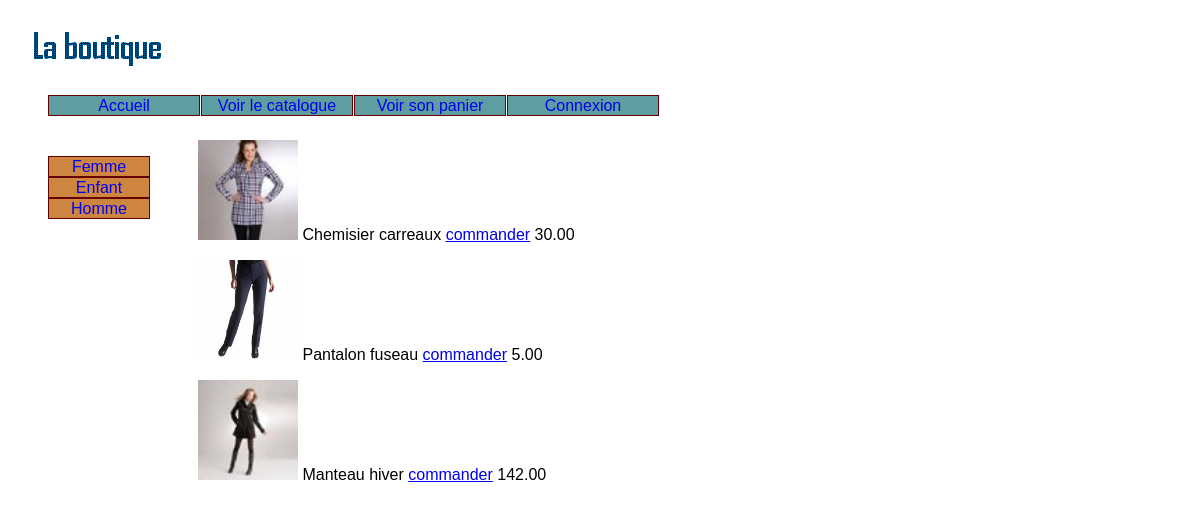
The page /index.php?uc=voirProduits&idCategorie=fem&action=voirProduits on the database its author committed.
### tables this page shows
CREATE TABLE `categorie` (
  `idCategorie` char(32) NOT NULL,
  `libelle` char(32) DEFAULT NULL
);

CREATE TABLE `produit` (
  `idProduit` int(32) NOT NULL,
  `description` char(50) NOT NULL,
  `prix` decimal(10,2) DEFAULT NULL,
  `image` char(32) DEFAULT NULL,
  `idCategorie` char(32) NOT NULL
);

### util/fonctions.php (called while the page is built, shortened)
<?php
function connexion()
{
   $hote="localhost";
   $login="id9643130_root";
   $mdp="root01";
   $db="id9643130_boutique";
   $connexion = new PDO("mysql:host=$hote;dbname=$db", $login, $mdp)or die('Erreur connexion à la base de données');
   return $connexion;
}
function getLesCategories()
{
	$connexion = connexion();
	$requete = "select * from categorie";
  $resultat = $connexion->query($requete);
  $lesCategories = $resultat->fetchAll();
	return $lesCategories;
}
 function getLesProduits($uneCategorie)
{
	$connexion = connexion();
	$requete ="select * from produit where idCategorie = '$uneCategorie'";
	$resultat = $connexion->query($requete);
  $lesProduits = $resultat->fetchAll();
	return $lesProduits;
}
?>

### vues/v_produits.php (the view)
<div id="produits">
<?php
foreach( $lesProduits as $unProduit)
{
  $id = $unProduit["idProduit"];
  $description = $unProduit["description"];
  $image = $unProduit["image"];
  $prix = $unProduit["prix"];
  $url ="<a href=index.php?uc=voirProduits&idCategorie=$idCategorie&produit=$id&action=voirProduitsEtAjouterAuPanier>commander</a>";
  echo "<ul>
	<li><img src='".$image."' alt='image' width='100px' height='100px' /></li>
	<li>$description</li>
	<li>$url</li>
        <li>$prix</li>
	</ul>
	";
}
?>
</div>

### vues/v_entete.php (shortened to what this page needs)
<!DOCTYPE HTML PUBLIC "-//W3C//DTD HTML 4.01 Transitional//EN"
"http://www.w3.org/TR/html4/loose.dtd">
<html lang="fr">
<head>
<link href="util/cssGeneral.css" rel="stylesheet" type="text/css">
</head>
<body >

### vues/v_bandeau.php
<div id="bandeau">
<img src="images/boutique.gif"	alt="Boutique" title="Boutique"/>
</div>
<ul id="menu">
	<li><a href="index.php?uc=accueil"> Accueil </a></li>
	<li><a href="index.php?uc=voirProduits&action=voirCategories"> Voir le catalogue </a></li>
	<li><a href="index.php?uc=gererPanier&action=voirPanier"> Voir son panier </a></li>
	<?php
		if ($_SESSION["id"] == null)
		{
			echo '<li><a href="index.php?uc=connexion&action=identification"> Connexion </a></li>';
		}
		else
		{
			echo '<li><a href="index.php?uc=deconnexion"> Deconnexion </a></li>';
		}
	?>
</ul>

### index.php (shortened to what this page needs)
<?php
include("util/fonctions.php");
include("vues/v_entete.php") ;
include("vues/v_bandeau.php") ;
if(!isset($_REQUEST['uc']))
     $uc = 'accueil';
else
	 $uc = $_REQUEST['uc'];
switch($uc)
{
	case 'voirProduits' :
					include("c_voirProduits.php");
					break;
}
include("vues/v_pied.php") ;
?>

### c_voirProduits.php (shortened to what this page needs)
<?php
$action = $_REQUEST['action'];
switch($action)
{
	case 'voirProduits' :
		$lesCategories = getLesCategories();
		include("vues/v_categories.php");
  		$idCategorie = $_REQUEST['idCategorie'];
		$lesProduits = getLesProduits($idCategorie);
		include("vues/v_produits.php");
		break;
}
?>

### vues/v_categories.php
<ul id="categories">
<?php
foreach( $lesCategories as $uneCategorie)
{
	$idCategorie = $uneCategorie["idCategorie"];
	$libCategorie = $uneCategorie["libelle"];
	$url ="<a href=index.php?uc=voirProduits&idCategorie=$idCategorie&action=voirProduits> $libCategorie </a>";
	echo "<li>".$url."</li>\n";
}
?>
</ul>

### vues/v_pied.php
</body>
</html>

### util/cssGeneral.css (style rules this page uses)
html { font:normal 100%/1.2em "Trebuchet MS",Verdana,Helvetica,Arial,sans-serif; }
#menu { height: 1.8em ; }
#categories { float:left; }
#produits { padding:0 150px; }
#menu li { list-style-type: none; list-style-image:none; float: left ; text-align: center; width: 150px ; border: 1px solid #600 ; margin-right: 1px ; color: #fff ; background: #5F9EA0 ; }
#menu li a , #categories li a { text-decoration:none; }
#categories li { list-style-type: none; list-style-image:none; margin-right: 1px ; border:1px solid #600; width:100px; text-align:center; background:#CD853F; }
#produits li, #produits li a { list-style-type: none; list-style-image:none; display:inline; width:175px; text-align:center; height:205px; font: 1em "Trebuchet MS",Arial,sans-serif ; }
html, body { width: 100%; height: 100%; }

### rows shown on the page
categorie: libelle "Femme"
categorie: libelle "Enfant"
categorie: libelle "Homme"
produit: image (picture), description "Chemisier carreaux", prix "30.00"
produit: image (picture), description "Pantalon fuseau", prix "5.00"
produit: image (picture), description "Manteau hiver", prix "142.00"
